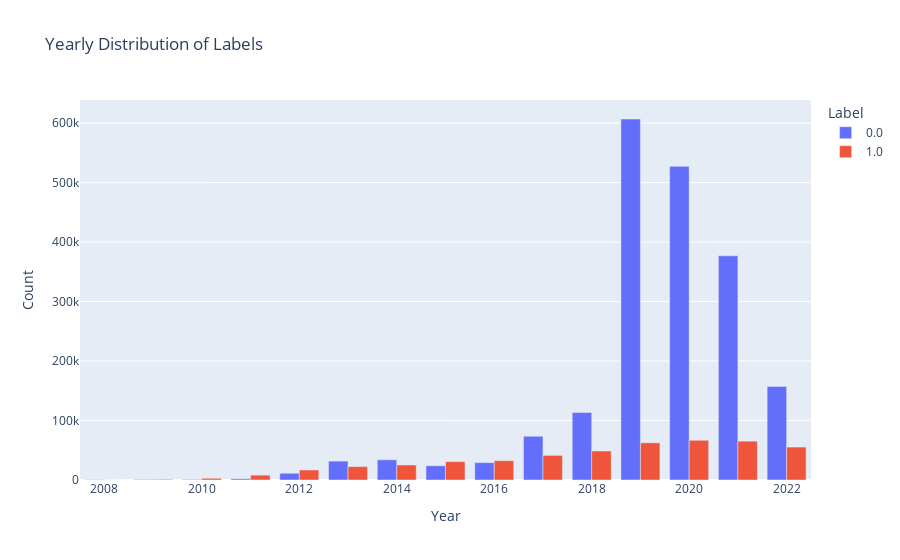

Source (notebook cell):
### Markdown cell above
Let's now look into this proportion over time.

### Code cell
# Extract the year from the date column
reddit_df['year'] = reddit_df['date'].dt.year

# Group by year and label, then count the occurrences
label_yearly_counts = reddit_df.groupby(['year', 'label']).size().unstack(fill_value=0)

# Create a bar chart to visualize the yearly distribution of labels
fig = px.bar(label_yearly_counts, barmode='group', title='Yearly Distribution of Labels')
fig.update_layout(xaxis_title='Year', yaxis_title='Count', legend_title='Label')
fig.show()

### Figure 1 — Plotly figure (JSON) as saved in the notebook; plotly's stock layout.template omitted (floating-point values rounded to 4 significant figures)
{"data": [{"alignmentgroup": "True", "hovertemplate": "label=0.0<br>year=%{x}<br>value=%{y}<extra></extra>", "legendgroup": "0.0", "marker": {"color": "#636efa", "pattern": {"shape": ""}}, "name": "0.0", "offsetgroup": "0.0", "orientation": "v", "showlegend": true, "textposition": "auto", "type": "bar", "x": [2008, 2009, 2010, 2011, 2012, 2013, 2014, 2015, 2016, 2017, 2018, 2019, 2020, 2021, 2022], "xaxis": "x", "y": [528, 752, 929, 2118, 11332, 31764, 33960, 23944, 29197, 73612, 113553, 606941, 527317, 376934, 157379], "yaxis": "y"}, {"alignmentgroup": "True", "hovertemplate": "label=1.0<br>year=%{x}<br>value=%{y}<extra></extra>", "legendgroup": "1.0", "marker": {"color": "#EF553B", "pattern": {"shape": ""}}, "name": "1.0", "offsetgroup": "1.0", "orientation": "v", "showlegend": true, "textposition": "auto", "type": "bar", "x": [2008, 2009, 2010, 2011, 2012, 2013, 2014, 2015, 2016, 2017, 2018, 2019, 2020, 2021, 2022], "xaxis": "x", "y": [35, 1081, 2921, 8154, 16856, 22561, 25238, 30856, 32504, 41410, 48798, 62532, 66795, 65309, 55361], "yaxis": "y"}], "layout": {"barmode": "group", "legend": {"title": {"text": "Label"}, "tracegroupgap": 0}, "title": {"text": "Yearly Distribution of Labels"}, "xaxis": {"anchor": "y", "domain": [0, 1], "title": {"text": "Year"}}, "yaxis": {"anchor": "x", "domain": [0, 1], "title": {"text": "Count"}}}}
